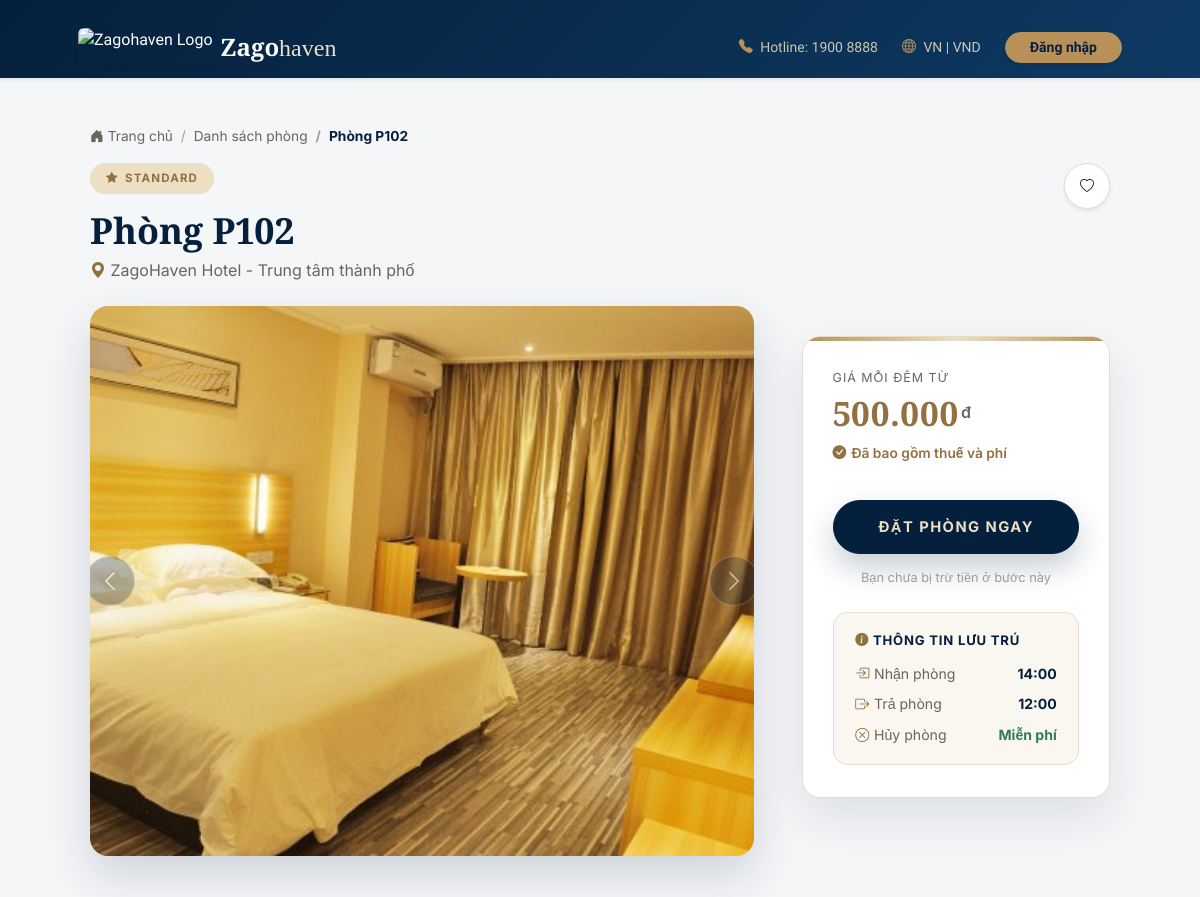
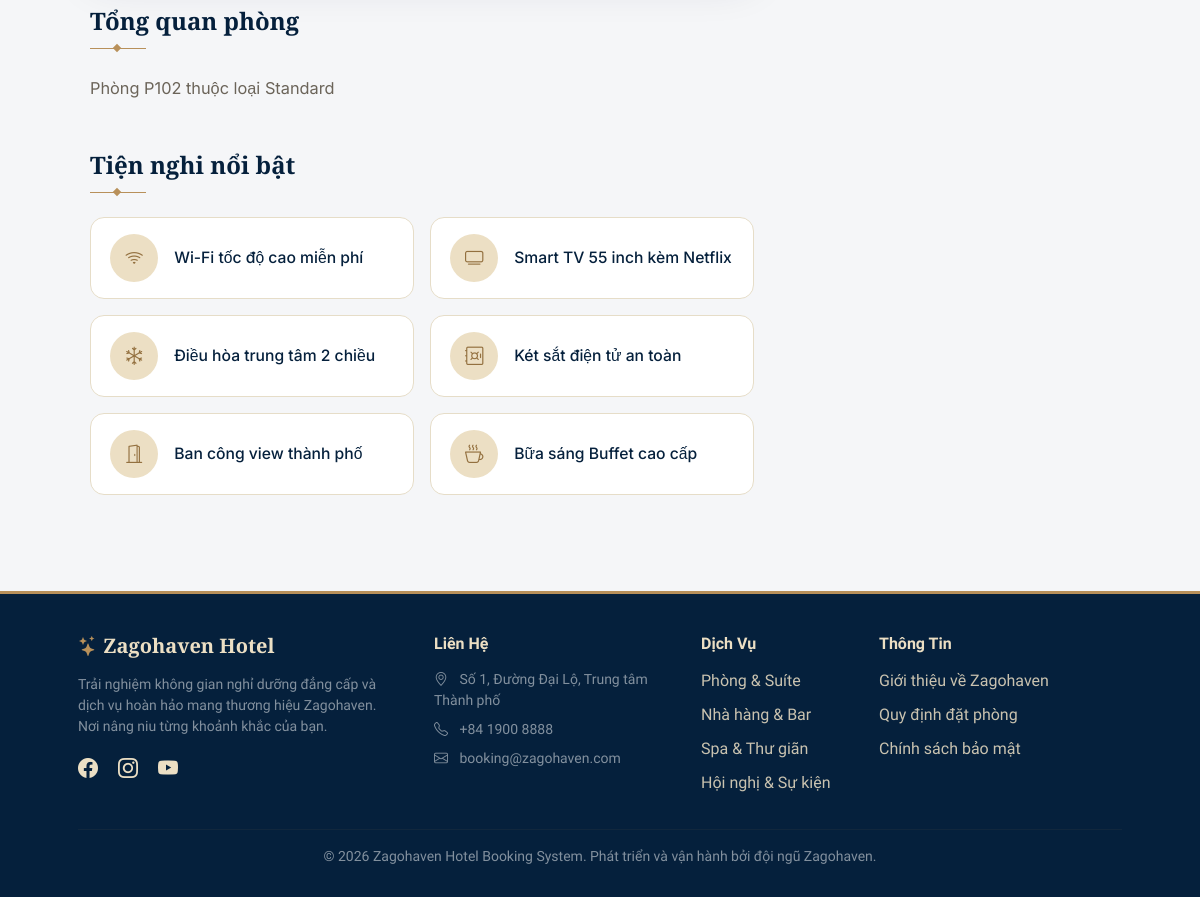
The page /room/47/ on the database its author committed (2 pictures, top to bottom).
### booking/models.py (models this page shows, shortened)
class Room(models.Model):
    HOUSEKEEPING_STATUS = (
        ('CLEAN', 'Sạch sẽ - Sẵn sàng đón khách'),
        ('DIRTY', 'Chưa dọn - Khách vừa check-out'),
        ('MAINTENANCE', 'Đang bảo trì/Sửa chữa'),
    )
    category = models.ForeignKey(RoomCategory, on_delete=models.CASCADE, verbose_name="Thuộc loại phòng")
    room_number = models.CharField(max_length=10, unique=True, verbose_name="Số phòng")
    is_available = models.BooleanField(default=True, verbose_name="Còn trống")
    housekeeping_status = models.CharField(max_length=20, choices=HOUSEKEEPING_STATUS, default='CLEAN', verbose_name="Tình trạng dọn dẹp")
    description = models.TextField(default="Phòng sang trọng với đầy đủ tiện nghi.", verbose_name="Mô tả thêm")
    image = models.ImageField(upload_to='rooms/', null=True, blank=True, verbose_name="Ảnh đại diện")
    class Meta:
        verbose_name = "Phòng"
        verbose_name_plural = "Danh sách phòng"

class RoomCategory(models.Model):
    name = models.CharField(max_length=50)
    price_per_night = models.DecimalField(max_digits=10, decimal_places=2)
    capacity = models.IntegerField(default=2)
    def get_current_season_alert(self):
        today = timezone.now().date()
        active_seasons = SeasonalPricing.objects.filter(
            start_date__lte=today,
            end_date__gte=today
        )
        is_weekend = today.weekday() in [4, 5, 6]
        if not is_weekend:
            active_seasons = active_seasons.filter(is_weekend_only=False)
        active_season = active_seasons.first()
        return None
    class Meta:
        verbose_name = "Loại phòng"
        verbose_name_plural = "Các loại phòng"

### booking/views.py (the view)
# urls.py: path('room/<int:room_id>/', booking_views.room_detail, name='room_detail'),
def room_detail(request, room_id):
    room = get_object_or_404(Room, id=room_id)
    return render(request, 'booking/room_detail.html', {
        'room': room,
        'is_favorite': room.id in _get_favorite_room_ids(request.user),
    })

### booking/context_processors.py (called while the page is built, shortened)
def unread_messages(request):
    if not request.user.is_authenticated:
        return {'unread_message_count': 0}

### booking/views.py (called while the page is built)
def _get_favorite_room_ids(user):
    if not user.is_authenticated:
        return set()
    return set(Favorite.objects.filter(user=user).values_list('room_id', flat=True))

### booking/templates/booking/room_detail.html (shortened to what this page needs)
{% extends 'base.html' %}
{% block content %}
<div class="container mt-4 mb-5 lux-room-detail">
    <nav aria-label="breadcrumb" class="mb-3">
        <ol class="breadcrumb lux-breadcrumb">
            <li class="breadcrumb-item"><a href="{% url 'room_list' %}"><i class="bi bi-house-door-fill"></i> Trang chủ</a></li>
            <li class="breadcrumb-item"><a href="{% url 'room_list' %}">Danh sách phòng</a></li>
            <li class="breadcrumb-item active" aria-current="page">Phòng {{ room.room_number }}</li>
        </ol>
    </nav>
    <div class="d-flex justify-content-between align-items-start mb-4 flex-wrap gap-3">
        <div>
            <span class="lux-detail-badge"><i class="bi bi-star-fill"></i> {{ room.category.name }}</span>
            <h1 class="lux-detail-title">Phòng {{ room.room_number }}</h1>
            <p class="lux-detail-location mb-0"><i class="bi bi-geo-alt-fill"></i> ZagoHaven Hotel - Trung tâm thành phố</p>
        </div>
        <div>
            {% include 'booking/includes/favorite_button.html' with room=room is_favorite=is_favorite btn_class='favorite-btn-lg shadow-sm' %}
        </div>
    </div>
    <div class="row g-5">
        <div class="col-lg-8">
            <div id="roomImageCarousel" class="carousel slide lux-carousel overflow-hidden mb-5" data-bs-ride="carousel">
                <div class="carousel-inner">
                    {% if room.image %}
                    <div class="carousel-item active">
                        <img src="{{ room.image.url }}" class="d-block w-100" alt="Phòng {{ room.room_number }}" style="height: 550px; object-fit: cover;">
                    </div>
                    {% endif %}
                </div>
                {% if room.images.all %}
                <button class="carousel-control-prev" type="button" data-bs-target="#roomImageCarousel" data-bs-slide="prev">
                    <span class="carousel-control-prev-icon" aria-hidden="true"></span>
                </button>
                <button class="carousel-control-next" type="button" data-bs-target="#roomImageCarousel" data-bs-slide="next">
                    <span class="carousel-control-next-icon" aria-hidden="true"></span>
                </button>
                {% endif %}
            </div>
            <div class="mb-5">
                <h3 class="lux-section-title">Tổng quan phòng</h3>
                <div class="lux-section-divider"></div>
                <p class="lux-overview-text">{{ room.description }}</p>
            </div>
            <div>
                <h3 class="lux-section-title">Tiện nghi nổi bật</h3>
                <div class="lux-section-divider"></div>
                <div class="row g-3">
                    <div class="col-md-6">
                        <div class="lux-amenity">
                            <div class="lux-amenity-icon"><i class="bi bi-wifi"></i></div>
                            <span>Wi-Fi tốc độ cao miễn phí</span>
                        </div>
                    </div>
                    <div class="col-md-6">
                        <div class="lux-amenity">
                            <div class="lux-amenity-icon"><i class="bi bi-tv"></i></div>
                            <span>Smart TV 55 inch kèm Netflix</span>
                        </div>
                    </div>
                    <div class="col-md-6">
                        <div class="lux-amenity">
                            <div class="lux-amenity-icon"><i class="bi bi-snow"></i></div>
                            <span>Điều hòa trung tâm 2 chiều</span>
                        </div>
                    </div>
                    <div class="col-md-6">
                        <div class="lux-amenity">
                            <div class="lux-amenity-icon"><i class="bi bi-safe"></i></div>
                            <span>Két sắt điện tử an toàn</span>
                        </div>
                    </div>
                    <div class="col-md-6">
                        <div class="lux-amenity">
                            <div class="lux-amenity-icon"><i class="bi bi-door-open"></i></div>
                            <span>Ban công view thành phố</span>
                        </div>
                    </div>
                    <div class="col-md-6">
                        <div class="lux-amenity">
                            <div class="lux-amenity-icon"><i class="bi bi-cup-hot"></i></div>
                            <span>Bữa sáng Buffet cao cấp</span>
                        </div>
                    </div>
                </div>
            </div>
        </div>
        <div class="col-lg-4">
            <div class="lux-booking-card sticky-top" style="top: 30px;">
                <div class="lux-booking-body">
                    <div class="lux-price-label">Giá mỗi đêm từ</div>
                    <h2 class="lux-price-value">{{ room.category.price_per_night|floatformat:"0g" }}<sup>đ</sup></h2>
                    <div class="lux-price-included"><i class="bi bi-check-circle-fill"></i>Đã bao gồm thuế và phí</div>
                    <hr class="lux-booking-divider" style="margin: 1.2rem 0 1rem 0;">
                    <a href="{% url 'book_room' room.id %}" class="btn-lux-book">
                        Đặt phòng ngay
                    </a>
                    <p class="lux-book-note">Bạn chưa bị trừ tiền ở bước này</p>
                    <div class="lux-stay-info">
                        <h6><i class="bi bi-info-circle-fill"></i> Thông tin lưu trú</h6>
                        <div class="lux-stay-row">
                            <span class="label"><i class="bi bi-box-arrow-in-right"></i>Nhận phòng</span>
                            <span class="value">14:00</span>
                        </div>
                        <div class="lux-stay-row">
                            <span class="label"><i class="bi bi-box-arrow-right"></i>Trả phòng</span>
                            <span class="value">12:00</span>
                        </div>
                        <div class="lux-stay-row">
                            <span class="label"><i class="bi bi-x-circle"></i>Hủy phòng</span>
                            <span class="value free">Miễn phí</span>
                        </div>
                    </div>
                </div>
            </div>
        </div>
    </div>
</div>
{% endblock %}

### booking/templates/base.html (style rules this page uses)
:root { --ink: #05203c; --ink-soft: #0e3a63; --gold: #b8905a; --gold-deep: #93703f; --gold-soft: #ecdfc4; --ivory: #faf7f1; --line: #e6ddc8; --stone: #6b6459; }
body { font-family: 'Plus Jakarta Sans', sans-serif; background-color: #f5f6f8; -webkit-font-smoothing: antialiased; }

### rows shown on the page
Room: room_number "P102", category.name "STANDARD", image (picture), description "Phòng P102 thuộc loại Standard", category.price_per_night "500.000"
